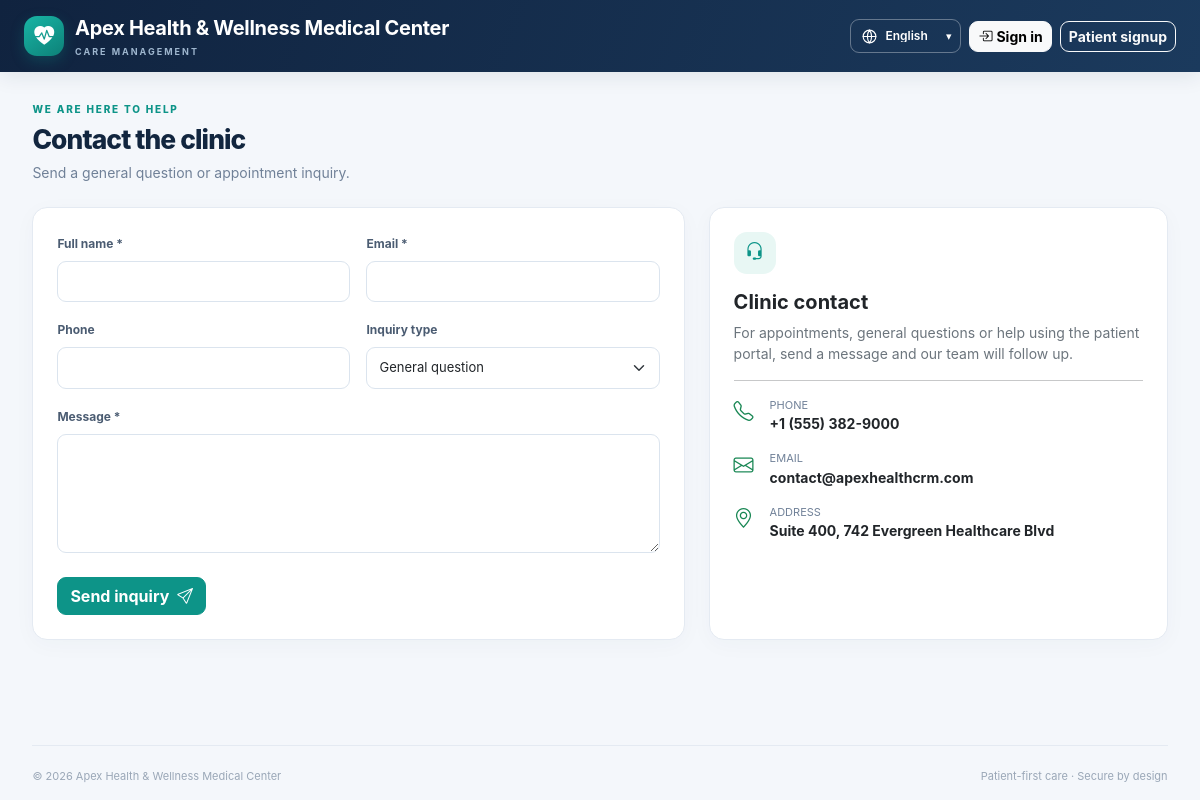
The page /contact.php on the database its author committed.
### tables this page shows
CREATE TABLE `settings` (
  `setting_key` VARCHAR(100) PRIMARY KEY,
  `setting_value` TEXT NOT NULL,
  `updated_by` INT NULL,
  `updated_at` TIMESTAMP DEFAULT CURRENT_TIMESTAMP ON UPDATE CURRENT_TIMESTAMP
);

### includes/functions.php (called while the page is built, shortened)
<?php
require_once __DIR__ . '/../config/database.php';
function db(): PDO { return getDBConnection(); }
function url(string $path=''): string { return BASE_URL . ($path === '' ? '/' : '/' . ltrim($path, '/')); }
function e(mixed $value): string { return htmlspecialchars((string)($value ?? ''), ENT_QUOTES | ENT_SUBSTITUTE, 'UTF-8'); }
function current_user(): ?array {
    if (empty($_SESSION['user_id'])) return null;
    return ['id'=>(int)$_SESSION['user_id'], 'name'=>$_SESSION['user_name'] ?? 'User', 'email'=>$_SESSION['user_email'] ?? '', 'role'=>$_SESSION['user_role'] ?? ''];
}
function setting(string $key, string $default=''): string { try {$s=db()->prepare('SELECT setting_value FROM settings WHERE setting_key=?');$s->execute([$key]);$v=$s->fetchColumn();return $v===false?$default:(string)$v;}catch(Throwable $e){return $default;} }

### config/database.php (called while the page is built, shortened)
<?php
function getDBConnection(): PDO {
    static $pdo = null;
    if ($pdo instanceof PDO) return $pdo;
    $dsn = 'mysql:host=' . DB_HOST . ';dbname=' . DB_NAME . ';charset=' . DB_CHARSET;
    try {
        $pdo = new PDO($dsn, DB_USER, DB_PASS, [
            PDO::ATTR_ERRMODE => PDO::ERRMODE_EXCEPTION,
            PDO::ATTR_DEFAULT_FETCH_MODE => PDO::FETCH_ASSOC,
            PDO::ATTR_EMULATE_PREPARES => false,
        ]);
        return $pdo;
    } catch (PDOException $e) {
        error_log('CRM database connection failed: ' . $e->getMessage());
        http_response_code(500);
        exit('Database connection failed. Start MySQL in XAMPP and import schema.sql into hospital_crm.');
    }
}

### contact.php (the view)
<?php
require_once __DIR__.'/includes/functions.php';verify_csrf();$error='';if($_SERVER['REQUEST_METHOD']==='POST'){$name=post_string('name',150);$email=strtolower(post_string('email',150));$phone=post_string('phone',50);$type=post_string('inquiry_type',20);$message=post_string('message',4000);if(!$name||!filter_var($email,FILTER_VALIDATE_EMAIL)||!in_array($type,['general','appointment'],true)||strlen($message)<10){$error='Please enter your name, valid email and a message of at least 10 characters.';}else{$s=db()->prepare('INSERT INTO inquiries(name,email,phone,inquiry_type,message) VALUES(?,?,?,?,?)');$s->execute([$name,$email,$phone,$type,$message]);flash('success','Your inquiry has been received. The clinic team will follow up.');redirect('contact.php');}}$pageTitle='Contact the clinic';require __DIR__.'/includes/header.php';require __DIR__.'/includes/page.php';page_heading('We are here to help','Contact the clinic','Send a general question or appointment inquiry.');?><?php if($error):?><div class="alert alert-danger"><?=e($error)?></div><?php endif;?><div class="row g-4"><div class="col-lg-7"><div class="card"><div class="card-body p-4"><form method="post" data-disable-submit><?=csrf_field()?><div class="row g-3"><div class="col-md-6"><label class="form-label">Full name *</label><input class="form-control" name="name" required maxlength="150"></div><div class="col-md-6"><label class="form-label">Email *</label><input class="form-control" type="email" name="email" required maxlength="150"></div><div class="col-md-6"><label class="form-label">Phone</label><input class="form-control" name="phone" maxlength="50"></div><div class="col-md-6"><label class="form-label">Inquiry type</label><select class="form-select" name="inquiry_type"><option value="general">General question</option><option value="appointment">Appointment inquiry</option></select></div><div class="col-12"><label class="form-label">Message *</label><textarea class="form-control" name="message" rows="5" minlength="10" maxlength="4000" required></textarea></div></div><button class="btn btn-primary mt-4">Send inquiry <i class="bi bi-send ms-1"></i></button></form></div></div></div><div class="col-lg-5"><div class="card h-100"><div class="card-body p-4"><div class="stat-icon mb-3"><i class="bi bi-headset"></i></div><h2 class="h5 fw-bold">Clinic contact</h2><p class="text-secondary">For appointments, general questions or help using the patient portal, send a message and our team will follow up.</p><hr><div class="d-flex gap-3 mb-3"><i class="bi bi-telephone text-success fs-5"></i><div><div class="small-muted">PHONE</div><strong><?=e(setting('clinic_phone','Contact clinic'))?></strong></div></div><div class="d-flex gap-3 mb-3"><i class="bi bi-envelope text-success fs-5"></i><div><div class="small-muted">EMAIL</div><strong><?=e(setting('clinic_email',''))?></strong></div></div><div class="d-flex gap-3"><i class="bi bi-geo-alt text-success fs-5"></i><div><div class="small-muted">ADDRESS</div><strong><?=e(setting('clinic_address',''))?></strong></div></div></div></div></div></div><?php require __DIR__.'/includes/footer.php';?>

### includes/header.php (shortened to what this page needs)
<?php
require_once __DIR__ . '/functions.php';
$user=current_user(); $pageTitle=$pageTitle ?? 'Dashboard'; $notice=take_flash();
$clinic=setting('clinic_name','Apex Health & Wellness Center');
?><!doctype html><html lang="en"><head><meta charset="utf-8"><meta name="viewport" content="width=device-width, initial-scale=1"><title data-i18n-prefix="<?=e($pageTitlePrefix ?? '')?>"><?=e($pageTitle)?> · <?=e($clinic)?></title>
<link href="https://cdn.jsdelivr.net/npm/bootstrap@5.3.3/dist/css/bootstrap.min.css" rel="stylesheet"><link href="https://cdn.jsdelivr.net/npm/bootstrap-icons@1.11.3/font/bootstrap-icons.min.css" rel="stylesheet"><link href="<?=e(url('assets/css/app.css'))?>" rel="stylesheet"></head><body>
<nav class="navbar navbar-expand-lg app-topbar"><div class="container-fluid px-3 px-lg-4"><a class="navbar-brand" href="<?=e(url('index.php'))?>"><span class="brand-mark"><i class="bi bi-heart-pulse-fill"></i></span><span><span data-no-i18n><?=e($clinic)?></span><small data-i18n="care_management">CARE MANAGEMENT</small></span></a><div class="d-flex align-items-center gap-2 ms-auto"><?php if($user):?><span class="user-chip d-none d-md-flex"><span class="avatar-sm"><?=e(strtoupper(substr($user['name'],0,1)))?></span><span><span data-no-i18n><?=e($user['name'])?></span><small data-i18n="<?=e($user['role'])?>"><?=e(ucwords(str_replace('_',' ',$user['role'])))?></small></span></span><?php endif;?><label class="language-switcher"><svg viewBox="0 0 24 24" aria-hidden="true" focusable="false"><circle cx="12" cy="12" r="9"></circle><path d="M3 12h18M12 3a15 15 0 0 1 0 18M12 3a15 15 0 0 0 0 18"></path></svg><span class="visually-hidden" data-i18n="language">Language</span><select id="languageSelector" data-i18n-aria-label="language_selector" aria-label="Select language"><option value="en">English</option><option value="fr">Français</option></select><span class="language-caret" aria-hidden="true">▾</span></label><?php if($user):?><a class="btn btn-outline-light btn-sm" href="<?=e(url('logout.php'))?>" data-i18n="sign_out"><i class="bi bi-box-arrow-right me-1"></i>Sign out</a><?php else:?><a class="btn btn-light btn-sm" href="<?=e(url('login.php'))?>" data-i18n="sign_in"><i class="bi bi-box-arrow-in-right me-1"></i>Sign in</a><a class="btn btn-outline-light btn-sm" href="<?=e(url('register.php'))?>" data-i18n="patient_signup">Patient signup</a><?php endif;?></div></div></nav>
<div class="app-shell"><main class="app-main <?= $user?'':'public-main' ?>"><div class="content-wrap">

### includes/footer.php (shortened to what this page needs)
</div><footer class="app-footer"><span>© <?=date('Y')?> <span data-no-i18n><?=e(setting('clinic_name','Hospital & Clinic CRM'))?></span></span><span data-i18n="footer_tagline">Patient-first care · Secure by design</span></footer></main></div><?=e(url('assets/js/app.js'))?><?=e(url('assets/js/language.js'))?></body></html>

### assets/css/app.css (style rules this page uses)
:root { --navy:#12263f;--navy2:#1b3656;--teal:#0d9488;--mint:#e8f7f4;--bg:#f4f7fb;--ink:#1b2b43;--muted:#708198;--line:#e4eaf2 }
* { box-sizing:border-box }
body { background:var(--bg);color:var(--ink);font-family:Inter,-apple-system,BlinkMacSystemFont,"Segoe UI",sans-serif;font-size:14px }
.app-topbar { background:linear-gradient(110deg,#10233f,#1b3a5d);min-height:72px;color:#fff;box-shadow:0 4px 20px #13294318 }
.navbar-brand { display:flex;align-items:center;gap:11px;color:white!important;font-weight:750;letter-spacing:-.3px }
.navbar-brand small { display:block;font-size:9px;letter-spacing:2px;color:#9eb6ce;font-weight:700;margin-top:2px }
.brand-mark { width:40px;height:40px;border-radius:13px;background:linear-gradient(145deg,#19b5a5,#0d8178);display:grid;place-items:center;color:white;font-size:20px;box-shadow:0 5px 14px #0d948844 }
.app-shell { display:flex;min-height:calc(100vh - 72px) }
.app-main { min-width:0;flex:1;padding:27px clamp(16px,2.7vw,38px) 0;display:flex;flex-direction:column }
.content-wrap { width:100%;max-width:1500px;margin:0 auto;flex:1 }
.public-main { padding-top:30px }
.app-footer { display:flex;justify-content:space-between;gap:10px;color:#9aa7b7;font-size:11px;padding:22px 0 16px;margin-top:22px;border-top:1px solid var(--line) }
.card { border:1px solid var(--line);border-radius:15px;box-shadow:0 5px 22px #243d5908 }
.card-body { padding:20px }
.stat-icon { height:42px;width:42px;border-radius:13px;display:grid;place-items:center;font-size:19px;background:var(--mint);color:var(--teal) }
.btn { border-radius:9px;font-weight:650 }
.btn-primary { background:var(--teal);border-color:var(--teal) }
.form-control,.form-select { border-color:#dbe4ee;border-radius:9px;padding:10px 12px;font-size:13px }
.form-label { font-size:12px;font-weight:700;color:#4b5c72 }
.small-muted { font-size:11px;color:var(--muted) }
.language-switcher { position:relative;display:inline-flex;align-items:center;gap:7px;height:34px;padding:0 10px;border:1px solid #ffffff55;border-radius:9px;color:#fff;transition:background-color .18s ease,border-color .18s ease,transform .18s ease }
.language-switcher svg { width:17px;height:17px;fill:none;stroke:currentColor;stroke-width:1.6;stroke-linecap:round;stroke-linejoin:round;flex:none }
.language-switcher select { width:auto;max-width:92px;padding:0 15px 0 0;border:0;outline:0;background:transparent;color:inherit;font-family:inherit;font-size:12px;font-weight:600;line-height:1;appearance:none;cursor:pointer }
.language-switcher select option { color:#1b2b43;background:#fff }
.language-caret { position:absolute;right:9px;pointer-events:none;font-size:11px;transition:transform .18s ease }

### rows shown on the page
settings: setting_value "Apex Health & Wellness Medical Center"
settings: setting_value "+1 (555) 382-9000"
settings: setting_value "contact@apexhealthcrm.com"
settings: setting_value "Suite 400, 742 Evergreen Healthcare Blvd"

### other values the page prints
$eyebrow "WE ARE HERE TO HELP"
$title "Contact the clinic"
$subtitle "Send a general question or appointment inquiry."
